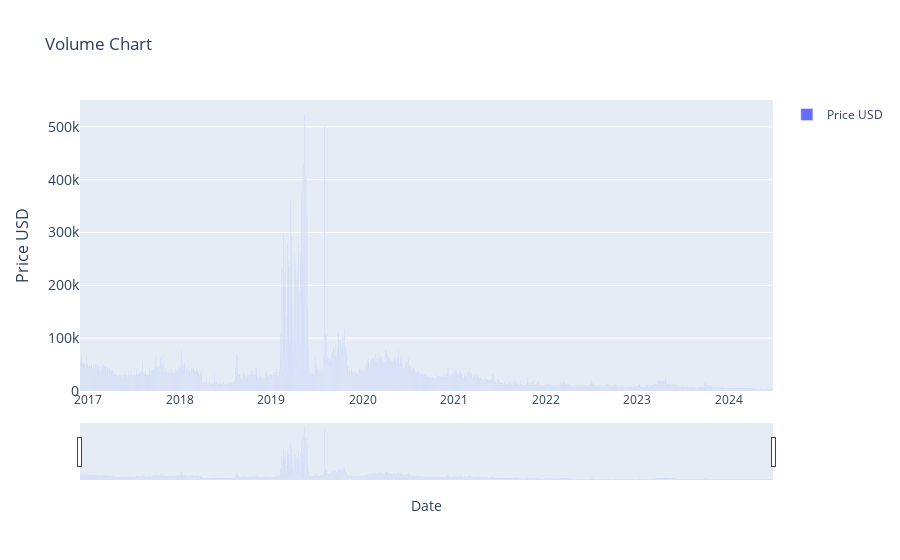

This figure's notebook cell:
### Markdown cell above
### Volume Indicatior (1)

### Code cell
# > Volume Indicatior (1)

import plotly.graph_objects as go
import pandas as pd
from ipywidgets import interact, DatePicker
import numpy as np

# renames current item to df
df = current_item

# Function to update the graph based on the selected date range
def update_graph(start_date, end_date):
    # Filtering the data based on the date range
    mask = (df.index >= pd.to_datetime(start_date)) & (df.index <= pd.to_datetime(end_date))
    filtered_data = df.loc[mask]

    # Creating the plot
    fig = go.Figure()
    fig.add_trace(go.Bar(x=filtered_data.index, y=filtered_data['volume'], name='Price USD'))

    # Formatting
    fig.update_layout(
        title='Volume Chart',
        xaxis_title='Date',
        yaxis_title='Price USD',
        yaxis=dict(
            title='Price USD',
            titlefont_size=16,
            tickfont_size=14,
        ),
        xaxis=dict(  # Added lines for range slider
            rangeslider=dict(
                visible=True
            ),
            type="date"
        ),
        showlegend=True
    )

    fig.show()


# Creating interactive widgets for date selection
start_date_picker = DatePicker(description='Start Date', value=START_DATE)
end_date_picker = DatePicker(description='End Date', value=END_DATE)

# Display the interactive widget
interact(update_graph, start_date=start_date_picker, end_date=end_date_picker)

### Figure 1 — Plotly figure (JSON) as saved in the notebook; plotly's stock layout.template omitted (floating-point values rounded to 4 significant figures; data arrays with more than 128 entries replaced by an {"elided": "..."} marker saying what was removed)
{"data": [{"name": "Price USD", "type": "bar", "x": {"elided": "2767 str values"}, "y": {"elided": "2767 int values"}}], "layout": {"showlegend": true, "title": {"text": "Volume Chart"}, "xaxis": {"rangeslider": {"visible": true}, "title": {"text": "Date"}, "type": "date"}, "yaxis": {"tickfont": {"size": 14}, "title": {"font": {"size": 16}, "text": "Price USD"}}}}
